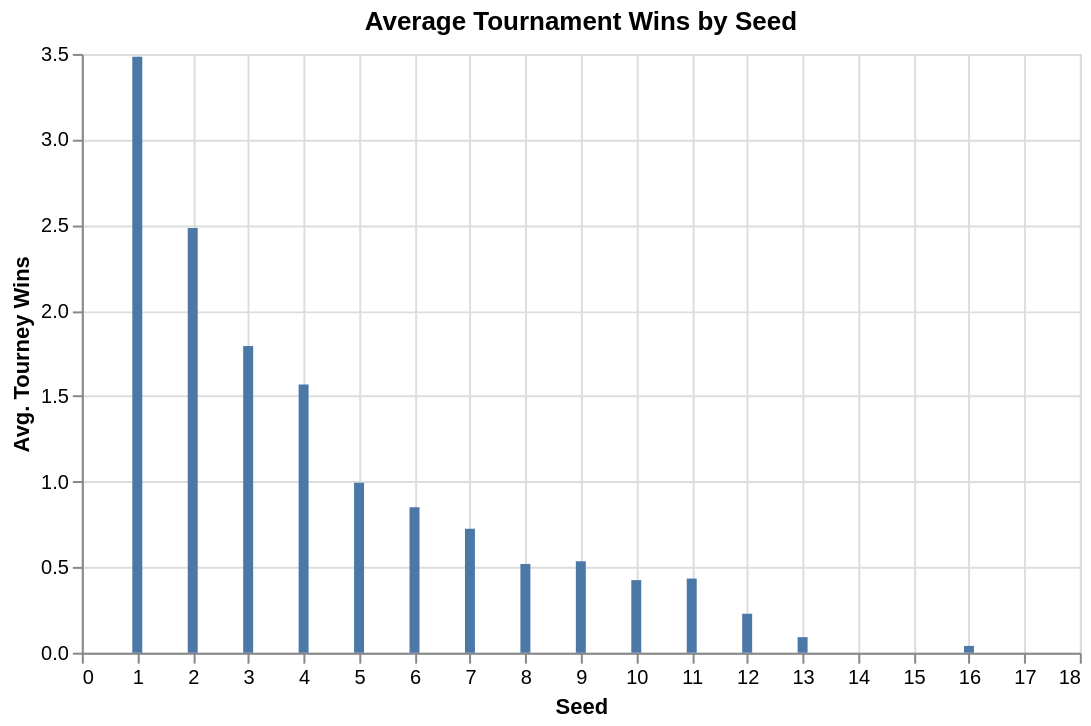

Notebook code cell kept with this figure:
### Code cell
avg_per_seed = marchmadness.groupby(by="seed")["tourney_wins"].mean().reset_index()

alt.Chart(avg_per_seed).mark_bar().encode(
    x=alt.X("seed").title("Seed"),
    y=alt.Y("tourney_wins").title("Avg. Tourney Wins"),
).properties(title="Average Tournament Wins by Seed", width=500)

### Figure 1 — Vega-Lite specification as saved in the notebook (floating-point values rounded to 4 significant figures)
{"config": {"view": {"continuousWidth": 300, "continuousHeight": 300}}, "data": {"name": "data-2845c5cfa400f63edbd63f6a8dbaee2c"}, "mark": {"type": "bar"}, "encoding": {"x": {"field": "seed", "title": "Seed", "type": "quantitative"}, "y": {"field": "tourney_wins", "title": "Avg. Tourney Wins", "type": "quantitative"}}, "title": "Average Tournament Wins by Seed", "width": 500, "$schema": "https://vega.github.io/schema/vega-lite/v5.20.1.json", "datasets": {"data-2845c5cfa400f63edbd63f6a8dbaee2c": [{"seed": 1, "tourney_wins": 3.483}, {"seed": 2, "tourney_wins": 2.483}, {"seed": 3, "tourney_wins": 1.792}, {"seed": 4, "tourney_wins": 1.568}, {"seed": 5, "tourney_wins": 0.9933}, {"seed": 6, "tourney_wins": 0.8503}, {"seed": 7, "tourney_wins": 0.7248}, {"seed": 8, "tourney_wins": 0.5177}, {"seed": 9, "tourney_wins": 0.5344}, {"seed": 10, "tourney_wins": 0.4242}, {"seed": 11, "tourney_wins": 0.4333}, {"seed": 12, "tourney_wins": 0.2276}, {"seed": 13, "tourney_wins": 0.09091}, {"seed": 14, "tourney_wins": 0.0}, {"seed": 15, "tourney_wins": 0.0}, {"seed": 16, "tourney_wins": 0.0396}]}}
